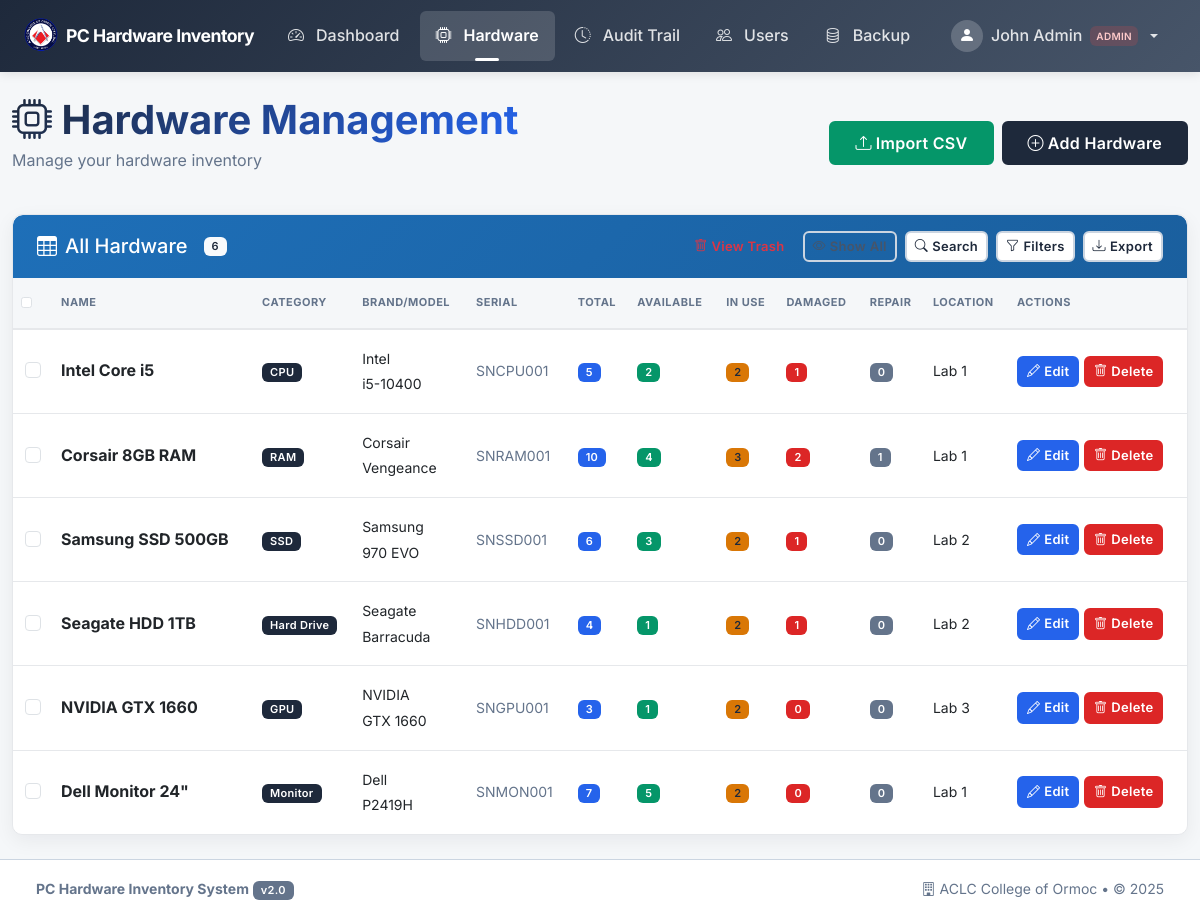
The app's page /pages/hardware.php (signed in) with its own data.
### tables this page shows
CREATE TABLE IF NOT EXISTS hardware (
    id INT AUTO_INCREMENT PRIMARY KEY,
    name VARCHAR(255) NOT NULL,
    category_id INT NOT NULL,
    type VARCHAR(100),
    brand VARCHAR(100),
    model VARCHAR(100),
    serial_number VARCHAR(100),
    total_quantity INT DEFAULT 0,
    unused_quantity INT DEFAULT 0,
    in_use_quantity INT DEFAULT 0,
    damaged_quantity INT DEFAULT 0,
    repair_quantity INT DEFAULT 0,
    location VARCHAR(100),
    date_added TIMESTAMP DEFAULT CURRENT_TIMESTAMP,
    deleted_at TIMESTAMP NULL DEFAULT NULL,
    FOREIGN KEY (category_id) REFERENCES categories(id),
    INDEX idx_hardware_deleted_at (deleted_at)
);

CREATE TABLE IF NOT EXISTS categories (
    id INT AUTO_INCREMENT PRIMARY KEY,
    name VARCHAR(100) NOT NULL UNIQUE,         
    description VARCHAR(255)
);

### config/security.php (called while the page is built, shortened)
<?php
function escapeOutput($data) {
    return htmlspecialchars($data, ENT_QUOTES, 'UTF-8');
}
?>

### pages/hardware.php (the view, shortened to what this page needs)
<?php
require_once '../config/security.php';
$conn = getDBConnection();
$filter_category = isset($_GET['filter_category']) ? (int)$_GET['filter_category'] : 0;
$filter_brand = isset($_GET['filter_brand']) ? sanitizeInput($_GET['filter_brand']) : '';
$filter_model = isset($_GET['filter_model']) ? sanitizeInput($_GET['filter_model']) : '';
$show_deleted = isset($_GET['show_deleted']) && $_GET['show_deleted'] === '1';
$deleted_only = isset($_GET['deleted_only']) && $_GET['deleted_only'] === '1';
$records_per_page = 20;
$page = isset($_GET['page']) ? max(1, (int)$_GET['page']) : 1;
$offset = ($page - 1) * $records_per_page;
if ($deleted_only) {
    $deleted_filter = " AND h.deleted_at IS NOT NULL";
} elseif ($show_deleted) {
    $deleted_filter = "";
} else {
    $deleted_filter = " AND h.deleted_at IS NULL";
}
$count_query = "SELECT COUNT(*) as total FROM hardware h WHERE 1=1" . $deleted_filter;
$query = "SELECT h.*, c.name as category_name FROM hardware h
          LEFT JOIN categories c ON h.category_id = c.id
          WHERE 1=1" . $deleted_filter;
$params = [];
$types = "";
$total_records = 0;
if (!empty($params)) {
    $count_stmt = $conn->prepare($count_query);
    $count_stmt->bind_param($types, ...$params);
    $count_stmt->execute();
    $count_result = $count_stmt->get_result();
    $total_records = $count_result->fetch_assoc()['total'];
    $count_stmt->close();
} else {
    $count_result = $conn->query($count_query);
    $total_records = $count_result->fetch_assoc()['total'];
}
$query .= " ORDER BY h.date_added DESC LIMIT ? OFFSET ?";
$params[] = $records_per_page;
$params[] = $offset;
$types .= "ii";
$hardware = [];
$stmt = $conn->prepare($query);
$stmt->bind_param($types, ...$params);
$stmt->execute();
$result = $stmt->get_result();
while ($row = $result->fetch_assoc()) {
    $hardware[] = $row;
}
$pagination_params = array_filter([
    'filter_category' => $filter_category ?: null,
    'filter_brand' => $filter_brand ?: null,
    'filter_model' => $filter_model ?: null,
    'show_deleted' => $show_deleted ? '1' : null,
    'deleted_only' => $deleted_only ? '1' : null
]);
include '../includes/header.php';
?>
<div class="row mb-4">
    <div class="col-12">
        <div class="d-flex flex-column flex-md-row justify-content-between align-items-start align-items-md-center">
            <div class="mb-3 mb-md-0">
                <h1 class="text-gradient mb-1">
                    <i class="bi bi-cpu"></i> Hardware Management
                </h1>
                <p class="text-muted">Manage your hardware inventory</p>
            </div>
            <div class="d-flex gap-2">
                <button class="btn btn-success" data-bs-toggle="modal" data-bs-target="#importCSVModal">
                    <i class="bi bi-upload"></i> Import CSV
                </button>
                <button class="btn btn-primary" data-bs-toggle="modal" data-bs-target="#addHardwareModal">
                    <i class="bi bi-plus-circle"></i> Add Hardware
                </button>
            </div>
        </div>
    </div>
</div>
<div class="card table-card">
    <div class="card-header card-header-primary">
        <div class="d-flex flex-column flex-md-row justify-content-between align-items-start align-items-md-center gap-2">
            <h5 class="mb-0 d-flex align-items-center gap-2">
                <i class="bi bi-table" aria-hidden="true"></i> <?php
                if ($deleted_only) {
                    echo 'Deleted Hardware (Trash)';
                } elseif ($show_deleted) {
                    echo 'All Hardware (Including Deleted)';
                } else {
                    echo 'All Hardware';
                }
                ?>
                <span class="badge bg-light text-primary ms-2"><?php echo $total_records; ?></span>
            </h5>
            <div class="d-flex gap-2 align-items-center">
                <a href="?<?php echo http_build_query(array_merge(array_diff_key($pagination_params, ['show_deleted' => '', 'deleted_only' => '']), ['deleted_only' => $deleted_only ? null : '1', 'page' => 1])); ?>"
                   class="btn btn-sm <?php echo $deleted_only ? 'btn-danger' : 'btn-outline-danger'; ?>"
                   title="<?php echo $deleted_only ? 'Show all items' : 'Show deleted items only'; ?>">
                    <i class="bi bi-trash<?php echo $deleted_only ? '-fill' : ''; ?>"></i>
                    <span class="d-none d-sm-inline"><?php echo $deleted_only ? 'Exit Trash' : 'View Trash'; ?></span>
                </a>
                <?php if (!$deleted_only): ?>
                <a href="?<?php echo http_build_query(array_merge(array_diff_key($pagination_params, ['show_deleted' => '', 'deleted_only' => '']), ['show_deleted' => $show_deleted ? null : '1', 'page' => 1])); ?>"
                   class="btn btn-sm <?php echo $show_deleted ? 'btn-warning' : 'btn-outline-secondary'; ?>"
                   title="<?php echo $show_deleted ? 'Hide deleted items' : 'Show all items including deleted'; ?>">
                    <i class="bi bi-eye<?php echo $show_deleted ? '-fill' : ''; ?>"></i>
                    <span class="d-none d-sm-inline"><?php echo $show_deleted ? 'Hide Deleted' : 'Show All'; ?></span>
                </a>
                <?php endif; ?>
                <button class="btn btn-sm btn-light" type="button" id="toggleSearchBtn"
                        aria-expanded="false" aria-controls="searchFilterPanel"
                        onclick="toggleHardwareSearch()">
                    <i class="bi bi-search" aria-hidden="true"></i>
                    <span class="d-none d-sm-inline">Search</span>
                </button>
                <div class="dropdown">
                    <button class="btn btn-sm <?php echo ($filter_category > 0 || !empty($filter_brand) || !empty($filter_model)) ? 'btn-warning' : 'btn-light'; ?>" type="button" id="filterDropdown" data-bs-toggle="dropdown" data-bs-auto-close="outside" aria-expanded="false">
                        <i class="bi bi-funnel<?php echo ($filter_category > 0 || !empty($filter_brand) || !empty($filter_model)) ? '-fill' : ''; ?>"></i>
                        <span class="d-none d-sm-inline"> Filters</span>
                    </button>
                </div>
                <button class="btn btn-sm btn-light" onclick="showExportModal()">
                    <i class="bi bi-download"></i><span class="d-none d-sm-inline"> Export</span>
                </button>
            </div>
        </div>
    </div>
    <div class="card-body p-0">
        <div class="table-responsive" style="min-height: 200px;">
            <table class="table table-hover table-hci mb-0" id="hardwareTable">
                <thead>
                    <tr>
                        <th scope="col" style="width: 40px;">
                            <input type="checkbox" class="form-check-input" id="selectAllCheckbox" aria-label="Select all items" onclick="toggleSelectAll(this)">
                        </th>
                        <th scope="col">Name</th>
                        <th scope="col" class="d-none d-md-table-cell">Category</th>
                        <th scope="col" class="d-none d-lg-table-cell">Brand/Model</th>
                        <th scope="col" class="d-none d-lg-table-cell">Serial</th>
                        <th scope="col">Total</th>
                        <th>Available</th>
                        <th class="d-none d-md-table-cell">In Use</th>
                        <th class="d-none d-lg-table-cell">Damaged</th>
                        <th class="d-none d-lg-table-cell">Repair</th>
                        <th class="d-none d-lg-table-cell">Location</th>
                        <th>Actions</th>
                    </tr>
                </thead>
                <tbody>
                    <?php if (empty($hardware)): ?>
                    <tr>
                        <td colspan="12" class="text-center text-muted py-5">
                            <div class="empty-state-hci">
                                <i class="bi bi-inbox empty-icon" style="font-size: 48px; opacity: 0.3;"></i>
                                <h6 class="mt-3">No hardware found</h6>
                                <p class="text-muted small mb-0">Try adjusting your search or filter criteria</p>
                            </div>
                        </td>
                    </tr>
                    <?php else: ?>
                    <?php foreach ($hardware as $item): ?>
                    <?php $isDeleted = !empty($item['deleted_at']); ?>
                    <tr class="<?php echo $isDeleted ? 'table-secondary opacity-75' : ''; ?>" data-item-id="<?php echo $item['id']; ?>">
                        <td class="text-center">
                            <?php if ($deleted_only && $isDeleted): ?>
                            <input type="checkbox" class="form-check-input item-checkbox" value="<?php echo $item['id']; ?>" aria-label="Select <?php echo escapeOutput($item['name']); ?>">
                            <?php elseif (!$isDeleted): ?>
                            <input type="checkbox" class="form-check-input item-checkbox" value="<?php echo $item['id']; ?>" aria-label="Select <?php echo escapeOutput($item['name']); ?>">
                            <?php endif; ?>
                        </td>
                        <td>
                            <strong><?php echo escapeOutput($item['name']); ?></strong>
                        </td>
                        <td class="d-none d-md-table-cell"><span class="badge bg-primary"><?php echo escapeOutput($item['category_name']); ?></span></td>
                        <td class="d-none d-lg-table-cell">
                            <small>
                                <?php echo escapeOutput($item['brand'] ?: '-'); ?><br>
                                <?php echo escapeOutput($item['model'] ?: '-'); ?>
                            </small>
                        </td>
                        <td class="d-none d-lg-table-cell"><small class="text-muted"><?php echo escapeOutput($item['serial_number'] ?: '-'); ?></small></td>
                        <td>
                            <?php if ((int)$item['total_quantity'] === 0): ?>
                            <span class="badge bg-danger">Out of Stock</span>
                            <?php else: ?>
                            <span class="badge bg-info"><?php echo $item['total_quantity']; ?></span>
                            <?php endif; ?>
                        </td>
                        <td><span class="badge bg-success"><?php echo $item['unused_quantity']; ?></span></td>
                        <td class="d-none d-md-table-cell"><span class="badge bg-warning"><?php echo $item['in_use_quantity']; ?></span></td>
                        <td class="d-none d-lg-table-cell"><span class="badge bg-danger"><?php echo $item['damaged_quantity']; ?></span></td>
                        <td class="d-none d-lg-table-cell"><span class="badge bg-secondary"><?php echo $item['repair_quantity']; ?></span></td>
                        <td class="d-none d-lg-table-cell"><small><?php echo escapeOutput($item['location'] ?: '-'); ?></small></td>
                        <td>
                            <?php if ($isDeleted): ?>
                                <a href="?restore=<?php echo $item['id']; ?>&<?php echo http_build_query($pagination_params); ?>" class="btn btn-sm btn-success"
                                   onclick="return confirmRestore('Are you sure you want to restore this hardware?', this)">
                                    <i class="bi bi-arrow-counterclockwise"></i><span class="d-none d-sm-inline"> Restore</span>
                                </a>
                                <?php if (isAdmin()): ?>
                                <a href="?permanent_delete=<?php echo $item['id']; ?>&<?php echo http_build_query($pagination_params); ?>" class="btn btn-sm btn-danger"
                                   onclick="return confirmPermanentDelete('Are you sure you want to PERMANENTLY delete this hardware? This action cannot be undone.', this)">
                                    <i class="bi bi-x-circle"></i><span class="d-none d-sm-inline"> Permanent</span>
                                </a>
                                <?php endif; ?>
                            <?php else: ?>
                            <button class="btn btn-sm btn-info" onclick='editHardware(<?php echo htmlspecialchars(json_encode($item), ENT_QUOTES, "UTF-8"); ?>)'>
                                <i class="bi bi-pencil"></i><span class="d-none d-sm-inline"> Edit</span>
                            </button>
                            <a href="?delete=<?php echo $item['id']; ?>" class="btn btn-sm btn-danger"
                               onclick="return confirmDelete('Are you sure you want to delete this hardware?', this)">
                                <i class="bi bi-trash"></i><span class="d-none d-sm-inline"> Delete</span>
                            </a>
                            <?php endif; ?>
                        </td>
                    </tr>
                    <?php endforeach; ?>
                    <?php endif; ?>
                </tbody>
            </table>
        </div>
    </div>
</div>
<?php include '../includes/footer.php'; ?>

### assets/css/theme-hci.css (style rules this page uses)
:root { --primary: #1e6fb8; --primary-hover: #1a5f9e; --primary-contrast: #ffffff; --muted: #6b7280; --bg-page: #f5f7f9; --card-bg: #ffffff; --border: #e6e8eb; --text-primary: #1e293b; --text-secondary: #64748b; --danger: #e04646; --danger-hover: #c53030; --success: #2ea44f; --success-hover: #269c45; --warning: #d97706; --accent: #0b74d1; --radius: 10px; --radius-sm: 6px; --radius-lg: 16px; --shadow: 0 6px 20px rgba(16,24,40,0.06); --shadow-hover: 0 8px 30px rgba(16,24,40,0.1); --gap-xs: 4px; --gap-sm: 8px; --gap-md: 16px; --gap-lg: 24px; --gap-xl: 32px; --transition-fast: 150ms ease; --transition-normal: 250ms ease; --topbar-height: 64px; }
body.has-topbar { background-color: var(--bg-page); padding-top: 0; }
body.has-topbar { background-color: var(--bg-page); }
.card { background: var(--card-bg); border-radius: var(--radius); border: 1px solid var(--border); box-shadow: var(--shadow); }
.card-header.card-header-primary { background: linear-gradient(135deg, var(--primary) 0%, var(--primary-hover) 100%); color: var(--primary-contrast); border-radius: var(--radius) var(--radius) 0 0; border-bottom: none; }
#toggleSearchBtn { transition: all var(--transition-fast); }
.table-hci { border-collapse: separate; border-spacing: 0; }
.table-hci thead th { background: var(--bg-page); border-bottom: 2px solid var(--border); color: var(--text-secondary); font-weight: 700; font-size: 11px; text-transform: uppercase; letter-spacing: 0.5px; padding: var(--gap-md) var(--gap-sm); position: sticky; top: 0; z-index: 10; }
.table-hci tbody td { padding: var(--gap-md) var(--gap-sm); vertical-align: middle; border-bottom: 1px solid var(--border); }
.table-hci tbody tr:last-child td { border-bottom: none; }

### records on screen
hardware: name "Intel Core i5", category.name "CPU", brand "Intel", model "i5-10400", serial_number "SNCPU001", total_quantity "5", unused_quantity "2", in_use_quantity "2", damaged_quantity "1", repair_quantity "0", location "Lab 1"
hardware: name "Corsair 8GB RAM", category.name "RAM", brand "Corsair", model "Vengeance", serial_number "SNRAM001", total_quantity "10", unused_quantity "4", in_use_quantity "3", damaged_quantity "2", repair_quantity "1", location "Lab 1"
hardware: name "Samsung SSD 500GB", category.name "SSD", brand "Samsung", model "970 EVO", serial_number "SNSSD001", total_quantity "6", unused_quantity "3", in_use_quantity "2", damaged_quantity "1", repair_quantity "0", location "Lab 2"
hardware: name "Seagate HDD 1TB", category.name "Hard Drive", brand "Seagate", model "Barracuda", serial_number "SNHDD001", total_quantity "4", unused_quantity "1", in_use_quantity "2", damaged_quantity "1", repair_quantity "0", location "Lab 2"
hardware: name "NVIDIA GTX 1660", category.name "GPU", brand "NVIDIA", model "GTX 1660", serial_number "SNGPU001", total_quantity "3", unused_quantity "1", in_use_quantity "2", damaged_quantity "0", repair_quantity "0", location "Lab 3"
hardware: name "Dell Monitor 24\"", category.name "Monitor", brand "Dell", model "P2419H", serial_number "SNMON001", total_quantity "7", unused_quantity "5", in_use_quantity "2", damaged_quantity "0", repair_quantity "0", location "Lab 1"

### other values on screen
escapeOutput($_SESSION['full_name']) "John Admin"
escapeOutput(ucfirst($_SESSION['role'])) "ADMIN"
$total_records "6"
